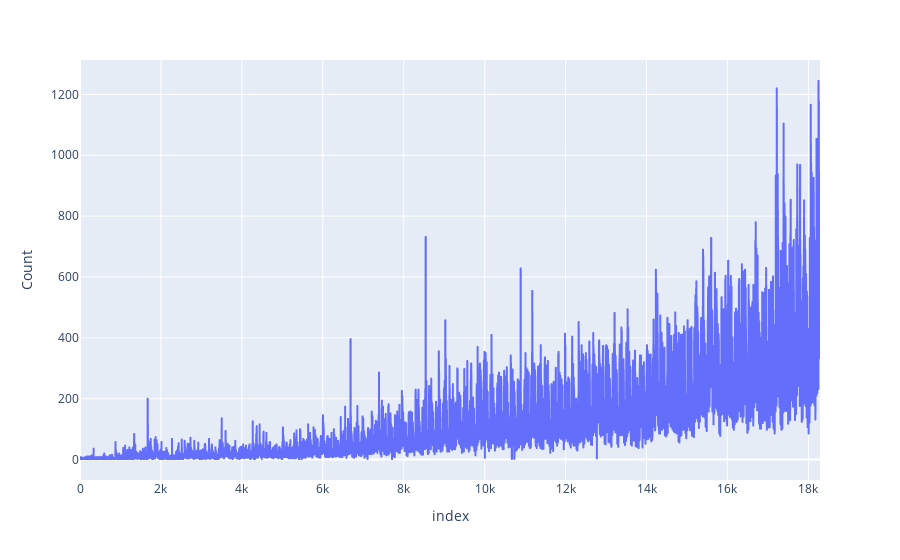

Notebook code cell kept with this figure:
### Code cell
px.line(df,y='Count')

### Figure 1 — Plotly figure (JSON) as saved in the notebook; plotly's stock layout.template omitted (floating-point values rounded to 4 significant figures; data arrays with more than 128 entries replaced by an {"elided": "..."} marker saying what was removed)
{"data": [{"hovertemplate": "index=%{x}<br>Count=%{y}<extra></extra>", "legendgroup": "", "line": {"color": "#636efa", "dash": "solid"}, "mode": "lines", "name": "", "showlegend": false, "type": "scattergl", "x": {"elided": "18288 int values"}, "xaxis": "x", "y": {"elided": "18288 int values"}, "yaxis": "y"}], "layout": {"legend": {"tracegroupgap": 0}, "margin": {"t": 60}, "xaxis": {"anchor": "y", "domain": [0, 1], "title": {"text": "index"}}, "yaxis": {"anchor": "x", "domain": [0, 1], "title": {"text": "Count"}}}}
